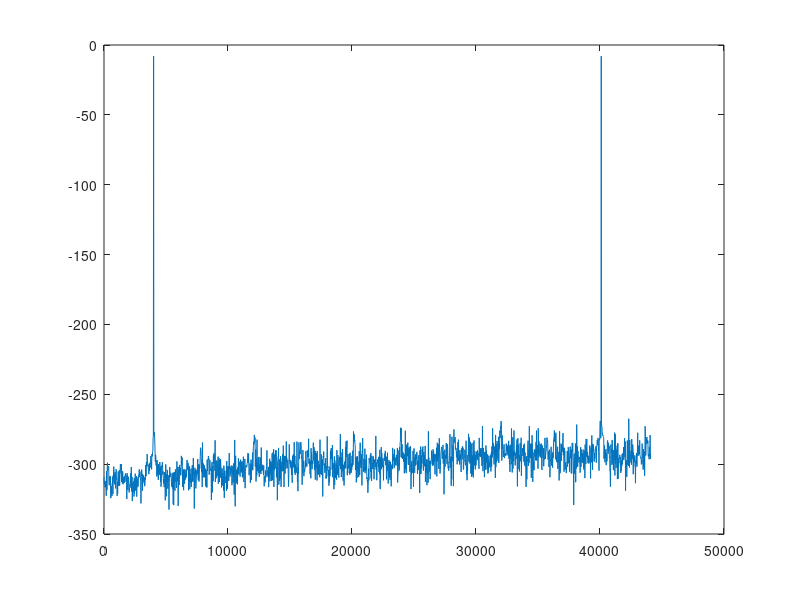
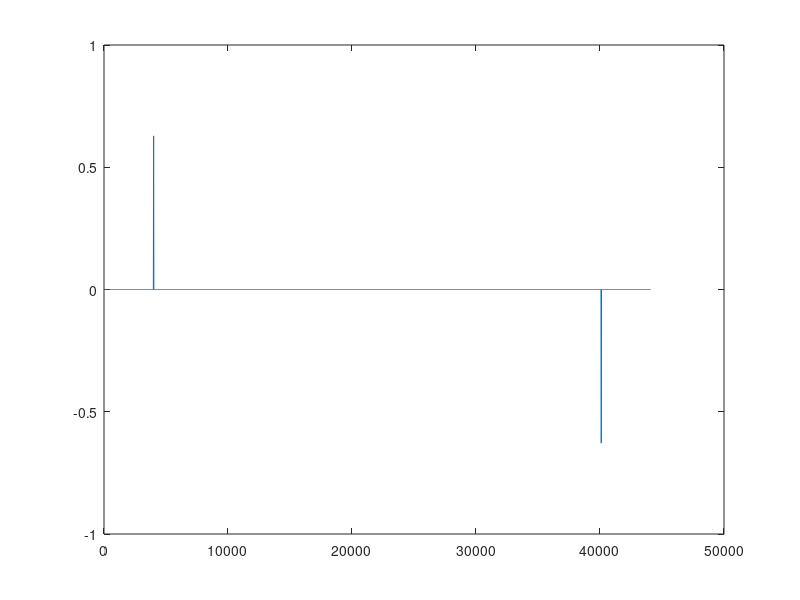

Write the MATLAB code that produced these figures, in order.
fc=44100;
sinc=1/fc;
dur=0.05;
t=[0:sinc:dur-sinc];
freq=4000;
amp=0.8;
w=2*pi*freq;
winsize=size(t,2);
binsize=fc/winsize;
F=[0:binsize:(fc-binsize)];   %asse frequenze

mag=zeros(size(t));
fasi=zeros(size(t));


x=amp*cos(w*t+(pi/2));

for k=1:winsize
    c=exp(-i*(2*pi*F(k)*t));  
    output=sum(x.*c);
    mag(k)=abs(output)/winsize;
    fasitot(k)=arg(output);
    fasi(k)=mag(k)*fasitot(k);
    
end

figure(1)
plot (F, 20*log10(mag))

figure(2)
plot (F,fasi)
    